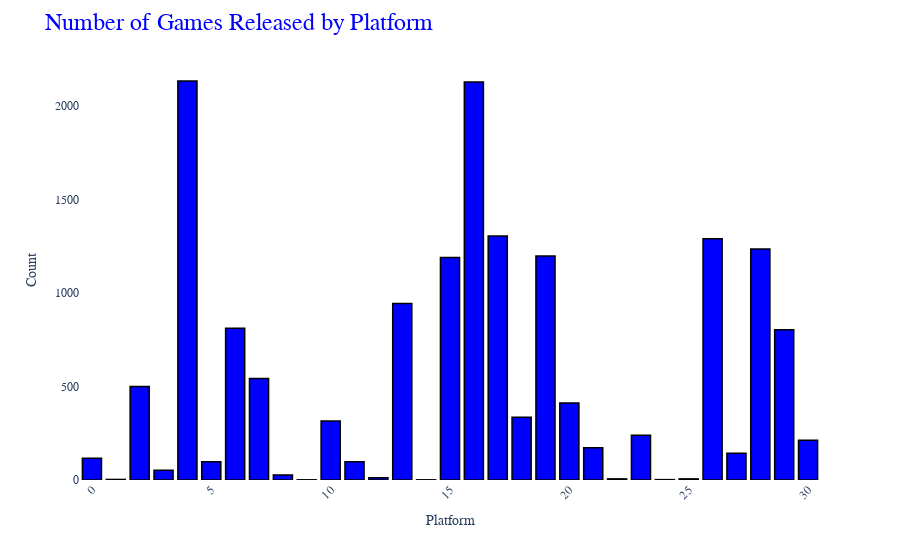

The code cell stored with this chart in its notebook:
### Code cell
import plotly.express as px

platform_count = df1['Platform'].value_counts()

fig = px.bar(x=platform_count.index, y=platform_count.values)
fig.update_traces(marker_color='blue', marker_line_color='black', marker_line_width=1.5)
fig.update_layout(
    title='Number of Games Released by Platform',
    xaxis_title='Platform',
    yaxis_title='Count',
    xaxis_tickangle=-45,
    plot_bgcolor='white',
    font_family='Arial',
    title_font_size=24,
    title_font_color='blue',
    xaxis_tickfont_size=12,
    yaxis_tickfont_size=12,
    showlegend=False
)
fig.show()

### Figure 1 — Plotly figure (JSON) as saved in the notebook; plotly's stock layout.template omitted (floating-point values rounded to 4 significant figures)
{"data": [{"alignmentgroup": "True", "hovertemplate": "x=%{x}<br>y=%{y}<extra></extra>", "legendgroup": "", "marker": {"color": "blue", "line": {"color": "black", "width": 1.5}, "pattern": {"shape": ""}}, "name": "", "offsetgroup": "", "orientation": "v", "showlegend": false, "textposition": "auto", "type": "bar", "x": [4, 16, 17, 26, 28, 19, 15, 13, 6, 29, 7, 2, 20, 18, 10, 23, 30, 21, 27, 0, 11, 5, 3, 8, 12, 22, 25, 1, 24, 9, 14], "xaxis": "x", "y": [2133, 2127, 1304, 1290, 1235, 1197, 1189, 943, 811, 803, 542, 500, 412, 336, 316, 239, 213, 173, 143, 116, 98, 97, 52, 27, 12, 6, 6, 3, 2, 1, 1], "yaxis": "y"}], "layout": {"barmode": "relative", "font": {"family": "Arial"}, "legend": {"tracegroupgap": 0}, "margin": {"t": 60}, "plot_bgcolor": "white", "showlegend": false, "title": {"font": {"color": "blue", "size": 24}, "text": "Number of Games Released by Platform"}, "xaxis": {"anchor": "y", "domain": [0, 1], "tickangle": -45, "tickfont": {"size": 12}, "title": {"text": "Platform"}}, "yaxis": {"anchor": "x", "domain": [0, 1], "tickfont": {"size": 12}, "title": {"text": "Count"}}}}
